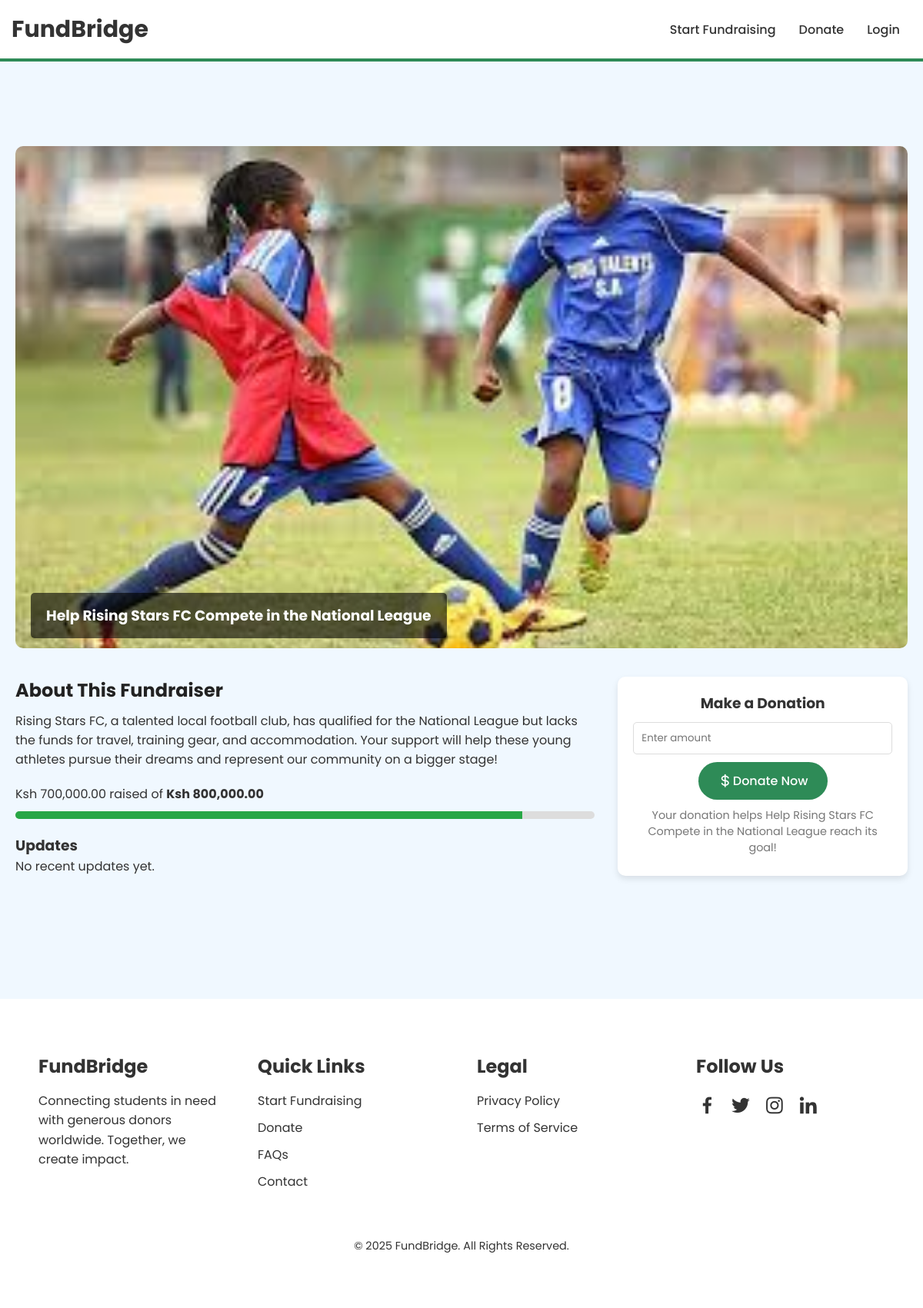
The app's page /fundraiser/3/ with its own data.
### fundrequests/models.py (models this page shows, shortened)
class Fundraiser(models.Model):
    CATEGORY_CHOICES = [
        ("academic", "Academic"),
        ("talent", "Talent"),
    ]
    title = models.CharField(max_length=255, help_text="Title of the fundraiser")
    description = models.TextField(help_text="Brief description of the fundraiser")
    category = models.CharField(max_length=10, choices=CATEGORY_CHOICES, default="academic")
    image = models.ImageField(upload_to="fundraiser_images/", default="default.jpg")
    target_amount = models.DecimalField(max_digits=10, decimal_places=2, help_text="Target amount to be raised")
    raised_amount = models.DecimalField(max_digits=10, decimal_places=2, default=0.00, help_text="Amount already raised")
    created_by = models.ForeignKey(User, on_delete=models.CASCADE, help_text="User who created the fundraiser")
    created_at = models.DateTimeField(auto_now_add=True)
    approved = models.BooleanField(default=False, help_text="Admin approval status")
    def progress_percentage(self):
        if self.target_amount > 0:
            return (self.raised_amount / self.target_amount) * 100
        return 0

### fundrequests/views.py (the view)
# urls.py: path("fundraiser/<int:fundraiser_id>/", fundraiser_detail, name="fundraiser_detail"),
def fundraiser_detail(request, fundraiser_id):
    fundraiser = get_object_or_404(Fundraiser, id=fundraiser_id)
    return render(request, "fundraiser_details.html", {"fundraiser": fundraiser})

### templates/fundraiser_details.html (shortened to what this page needs)
{% extends "base.html" %} {% load static %} {%load humanize%}  {%block extra_css %}
<link rel="stylesheet" href="{% static 'css/fundraiser-details.css' %}" />
{% endblock %} {%block content%}
<section class="fundraiser-details">
  <div class="container">
    <div class="fundraiser-hero">
      <img src="{{ fundraiser.image.url }}" alt="{{ fundraiser.title }}" />
      <div class="hero-overlay">
        <h3>{{ fundraiser.title }}</h3>
      </div>
    </div>
    <div class="fundraiser-content">
      <div class="fundraiser-info">
        <h2>About This Fundraiser</h2>
        <p>{{ fundraiser.description }}</p>
        <div class="progress-container">
          <span
            >Ksh {{ fundraiser.raised_amount|intcomma }} raised of
            <strong>Ksh {{fundraiser.target_amount|intcomma}}</strong>
          </span>
          <div class="progress-bar">
            <div
              class="progress"
              style="width: {{ fundraiser.progress_percentage }}%"
            ></div>
          </div>
        </div>
        <h3>Updates</h3>
        <p>No recent updates yet.</p>
      </div>
      <div class="donate-box">
        <h3>Make a Donation</h3>
        <form action="" method="POST">
          <input
            type="number"
            name="amount"
            placeholder="Enter amount"
            required
          />
          <button type="submit" class="btn-primary">
            <i class="bx bx-dollar"></i> Donate Now
          </button>
        </form>
        <p class="small-text">
          Your donation helps {{ fundraiser.title }} reach its goal!
        </p>
      </div>
    </div>
  </div>
</section>
{% endblock %}

### static/css/base.css (style rules this page uses)
:root { --primary-color: #2e8b57; --secondary-color: #fab150; --background-color: #f0f8ff; --text-color: #333; --white-color: #ffffff; }
* { padding: 0; margin: 0; outline: 0; border: 0; font-family: "Poppins", sans-serif; box-sizing: border-box; }
body { background-color: var(--background-color); color: var(--text-color); scroll-behavior: smooth; }
.btn-primary { display: inline-block; padding: 12px 25px; background-color: var(--primary-color); color: var(--white-color); width: fit-content; display: flex; align-items: center; justify-content: center; font-size: 1rem; font-weight: 500; text-decoration: none; border-radius: 30px; transition: 0.3s ease; margin: 0 auto; cursor: pointer; }
.btn-primary i { font-size: 20px; }

### static/css/fundraiser-details.css (style rules this page uses)
.fundraiser-details { padding: 90px 0; }
.container { max-width: 1200px; margin: auto; padding: 20px; }
.fundraiser-hero { position: relative; width: 100%; aspect-ratio: 16/9; }
.fundraiser-hero img { width: 100%; height: 100%; object-fit: cover; border-radius: 10px; }
.hero-overlay { position: absolute; bottom: 20px; left: 20px; background: rgba(0, 0, 0, 0.6); color: #fff; padding: 15px 20px; border-radius: 5px; }
.fundraiser-content { display: grid; grid-template-columns: 2fr 1fr; gap: 30px; margin-top: 30px; }
.fundraiser-info h2 { color: #222; margin-bottom: 10px; }
.progress-container { margin: 20px 0; }
.progress-bar { background: #ddd; height: 10px; border-radius: 5px; overflow: hidden; margin-top: 10px; }
.progress { height: 100%; background: #28a745; width: 0%; transition: width 0.5s ease-in-out; }
.donate-box { background: var(--white-color); padding: 20px; border-radius: 10px; box-shadow: 0 4px 8px rgba(0, 0, 0, 0.1); text-align: center; }
.donate-box input { width: 100%; padding: 10px; margin: 10px 0; border: 1px solid #ddd; border-radius: 5px; }
.small-text { font-size: 0.9rem; color: #777; margin-top: 10px; }

### records on screen
Fundraiser: image (picture), title "Help Rising Stars FC Compete in the National League", description "Rising Stars FC, a talented local football club, has qualified for the National League but lacks the funds for travel, training gear, and accommodation. Your support will help these young athletes pursue their dreams and represent our community on a bigger stage!", raised_amount "700,000.00", target_amount "800,000.00"
